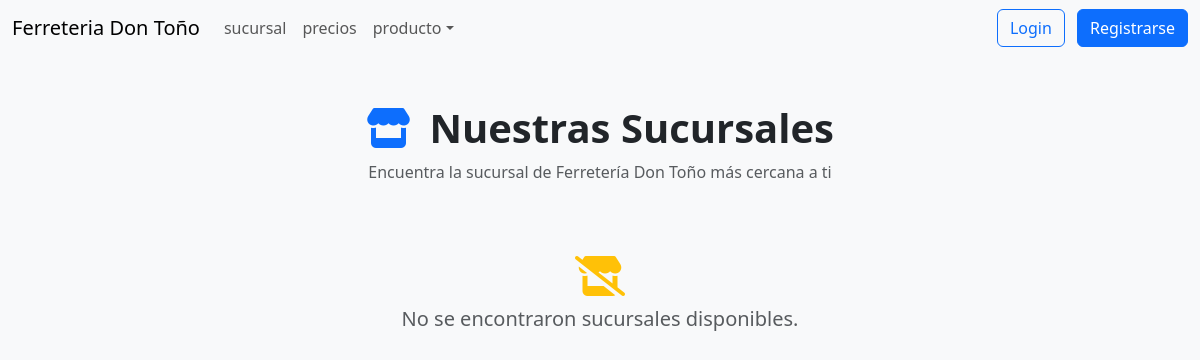
Page /Dontono-pm/sucursales.php on the earlier database version.
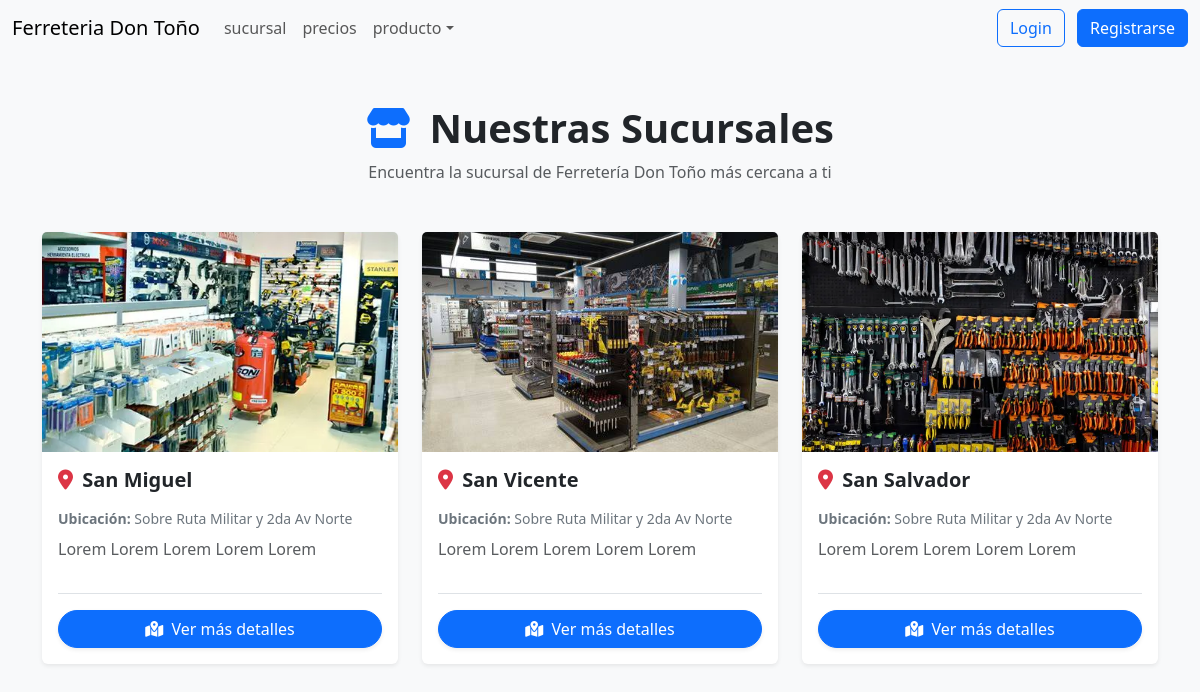
Same page on the later database version.
### tables this page shows
CREATE TABLE `sucursal` (
  `id` int(11) NOT NULL,
  `nombre` varchar(100) DEFAULT NULL,
  `ubicacion` text DEFAULT NULL,
  `descripcion` text DEFAULT NULL,
  `imagen` varchar(255) DEFAULT NULL
);

### Dontono-pm/sucursales.php (the view, shortened to what this page needs)
<?php
$conexion = new mysqli("localhost", "root", "", "db_dontono");
$conexion->set_charset("utf8mb4");
$sql = "SELECT * FROM sucursal";
$resultado = $conexion->query($sql);
?>
<!DOCTYPE html>
<html lang="es">
<head>
    <link rel="stylesheet" href="styles/styles.css">
    <link rel="stylesheet" href="https://cdnjs.cloudflare.com/ajax/libs/font-awesome/6.4.0/css/all.min.css">
    <link href="https://cdn.jsdelivr.net/npm/bootstrap@5.3.3/dist/css/bootstrap.min.css" rel="stylesheet">
</head>
<body class="bg-light">
    <?php require_once("components/navbar-.php"); ?>
    <div class="container mt-5">
        <div class="text-center mb-5">
            <h2 class="fw-bold text-dark display-6">
                <i class="fa-solid fa-store text-primary me-2"></i> Nuestras Sucursales
            </h2>
            <p class="text-muted">Encuentra la sucursal de Ferretería Don Toño más cercana a ti</p>
        </div>
        <div class="row g-4">
            <?php if ($resultado && $resultado->num_rows > 0): ?>
                <?php while($sucursal = $resultado->fetch_assoc()): ?>
                    <div class="col-10 col-sm-8 col-md-6 col-lg-4 mx-auto">
                        <div class="card h-100 shadow-sm sucursal-card">
                            <div class="sucursal-img-container">
                                <?php
                                $rutaImg = !empty($sucursal['imagen']) ? "img/sucursales/" . $sucursal['imagen'] : "img/sucursales/default.jpg";
                                ?>
                                <img src="<?php echo $rutaImg; ?>" class="card-img-top" alt="Sucursal <?php echo htmlspecialchars($sucursal['nombre']); ?>">
                            </div>
                            <div class="card-body d-flex flex-column">
                                <h5 class="card-title fw-bold text-dark mb-3">
                                    <i class="fa-solid fa-location-dot text-danger me-1"></i>
                                    <?php echo htmlspecialchars($sucursal['nombre']); ?>
                                </h5>
                                <p class="card-text text-secondary mb-2 small">
                                    <strong>Ubicación:</strong> <?php echo htmlspecialchars($sucursal['ubicacion']); ?>
                                </p>
                                <p class="card-text text-muted flex-grow-1 fs-6">
                                    <?php echo htmlspecialchars($sucursal['descripcion']); ?>
                                </p>
                                <div class="mt-3 pt-3 border-top">
                                    <a href="#" class="btn btn-primary w-100 rounded-pill shadow-sm">
                                        <i class="fa-solid fa-map-marked-alt me-1"></i> Ver más detalles
                                    </a>
                                </div>
                            </div>
                        </div>
                    </div>
                <?php endwhile; ?>
            <?php else: ?>
                <div class="col-12 text-center my-5">
                    <p class="fs-5 text-muted"><i class="fa-solid fa-store-slash text-warning mb-2 d-block fs-1"></i> No se encontraron sucursales disponibles.</p>
                </div>
            <?php endif; ?>
        </div>
    </div>
</body>
</html>

### Dontono-pm/components/navbar-.php (shortened to what this page needs)
<nav class="navbar navbar-expand-lg bg-body-tertiary">
        <div class="container-fluid">
            <a class="navbar-brand" href="index.php">Ferreteria Don Toño</a>
            <div class="collapse navbar-collapse" id="navbarNav">
                <ul class="navbar-nav">
                    <li class="nav-item">
                        <a class="nav-link" href="sucursales.php">sucursal</a>
                    </li>
                    <li class="nav-item">
                        <a class="nav-link" href="#">precios</a>
                    </li>
                    <li class="nav-item dropdown">
                        <a class="nav-link dropdown-toggle" href="#" role="button" data-bs-toggle="dropdown" aria-disabled="false">producto</a>
                    </li>
                </ul>
                <div class="ms-auto">
                    <?php if (isset($_SESSION['usuario_id'])): ?>
                        <div class="dropdown">
                            <a class="btn btn-outline-secondary dropdown-toggle d-flex alignitems-center" href="#" role="button" data-bs-toggle="dropdown" ariaexpanded="false">
                                <i class="fa-solid fa-circle-user me-2"></i>
                                <?php echo $_SESSION['nombre']; ?>
                            </a>
                            <ul class="dropdown-menu dropdown-menu-end">
                                <li>
                                    <a class="dropdown-item" href="profile.php">
                                        <i class="fa-solid fa-id-card me-2"></i> Perfil
                                    </a>
                                </li>
                                <li><hr class="dropdown-divider"></li>
                                <li>
                                    <a class="dropdown-item text-danger" href="php/logout.php">
                                        <i class="fa-solid fa-right-from-bracket me-2"></i> Cerrar sesión
                                    </a>
                                </li>
                            </ul>
                        </div>
                    <?php else: ?>
                        <a class="btn btn-outline-primary me-2" href="login.html">Login</a>
                        <a class="btn btn-primary" href="register.html">Registrarse</a>
                    <?php endif; ?>
                </div>
            </div>
        </div>
    </nav>

### Dontono-pm/styles/styles.css (style rules this page uses)
* { margin: 0; }

### Dontono-pm/sucursales.php (style rules this page uses)
.sucursal-img-container { height: 220px; overflow: hidden; }
.sucursal-img-container img { width: 100%; height: 100%; object-fit: cover; }
.sucursal-card { transition: transform 0.3s ease, box-shadow 0.3s ease; border: none; }

Differences in the rows shown:
added sucursal: imagen (picture), nombre "San Miguel", ubicacion "Sobre Ruta Militar y 2da Av Norte", descripcion "Lorem Lorem Lorem Lorem Lorem"
added sucursal: imagen (picture), nombre "San Vicente", ubicacion "Sobre Ruta Militar y 2da Av Norte", descripcion "Lorem Lorem Lorem Lorem Lorem"
added sucursal: imagen (picture), nombre "San Salvador", ubicacion "Sobre Ruta Militar y 2da Av Norte", descripcion "Lorem Lorem Lorem Lorem Lorem"
Other differences:
text no longer shown: "No se encontraron sucursales disponibles."
